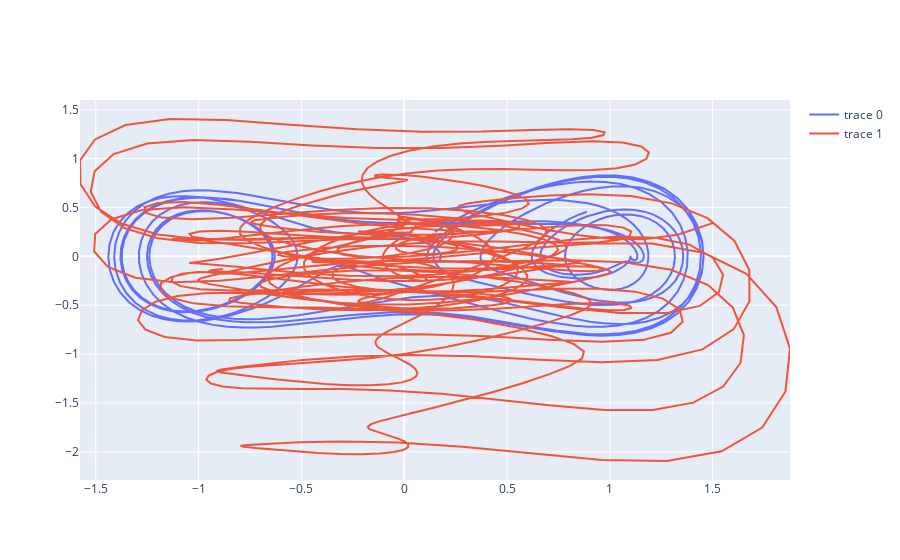

The code cell stored with this chart in its notebook:
### Code cell
stateA0 = asarray([0.15,0.25])
stateB0 = asarray([1.5,0.34])
stateA,stateB = simulation.evolveAB(dufffingOscillator,dufffingOscillator,stateA0,stateB0,couplingB=coupling,stabilizerB=stabilizer,time=time,delTime=delTime,tail=tail)

### Figure 1 — Plotly figure (JSON) as saved in the notebook; plotly's stock layout.template omitted (floating-point values rounded to 4 significant figures; data arrays with more than 128 entries replaced by an {"elided": "..."} marker saying what was removed)
{"data": [{"mode": "lines", "type": "scatter", "x": {"elided": "1000 float values"}, "y": {"elided": "1000 float values"}}, {"mode": "lines", "type": "scatter", "x": {"elided": "1000 float values"}, "y": {"elided": "1000 float values"}}], "layout": {}}
